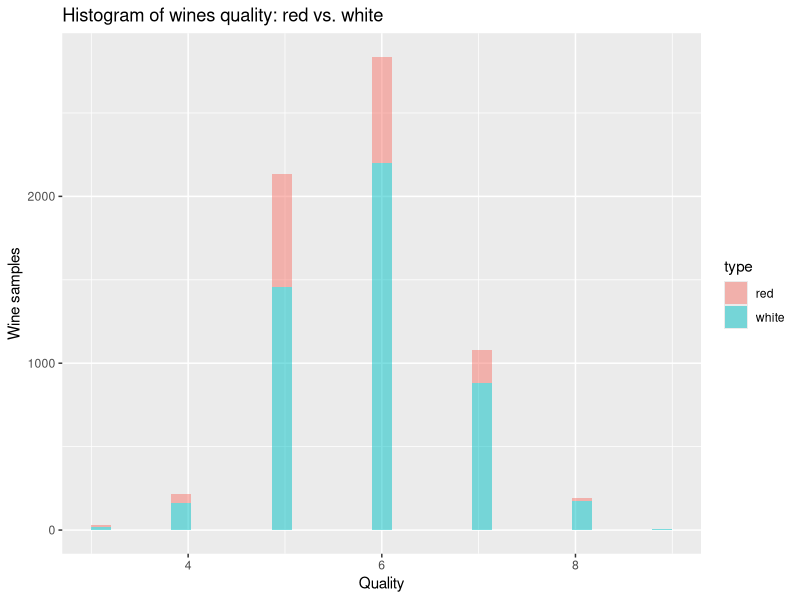

Reproduce this figure in R.
## ---- chunk 1
knitr::opts_chunk$set(echo = TRUE)
library(readr)
library(ggplot2)
## ---- chunk 2
# Loading the dataset into a dataframe
df <- read_delim("../../data/processed/wines.csv", 
  ";", 
  escape_double = FALSE, 
  trim_ws = TRUE)
## ---- chunk 3
summary(df)
## ---- chunk 4
type.0 = subset(df, type==0)
type.1 = subset(df, type==1)
type.0$type <- 'white'
type.1$type <- 'red'
types <- rbind(type.0, type.1)
ggplot(types, aes(types$quality, fill = type)) + geom_histogram(alpha = 0.5)+ ggtitle('Histogram of wines quality: red vs. white')+ylab("Wine samples")+xlab("Quality")
#hist(type.0$quality, main="White wine vs. Red wine quality", xlab="Quality", ylab="Wine samples")
#hist(type.1$quality, col="red")
#box()

## ---- chunk 5

## ---- chunk 6

